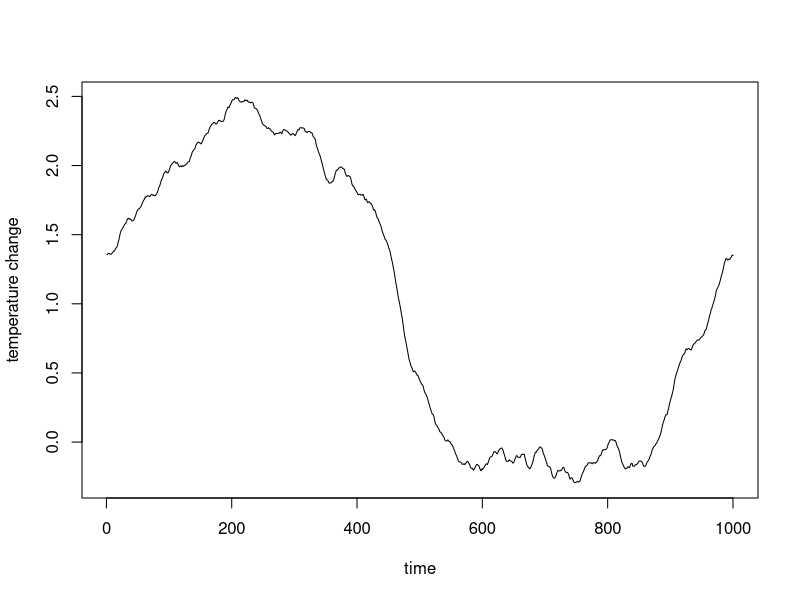
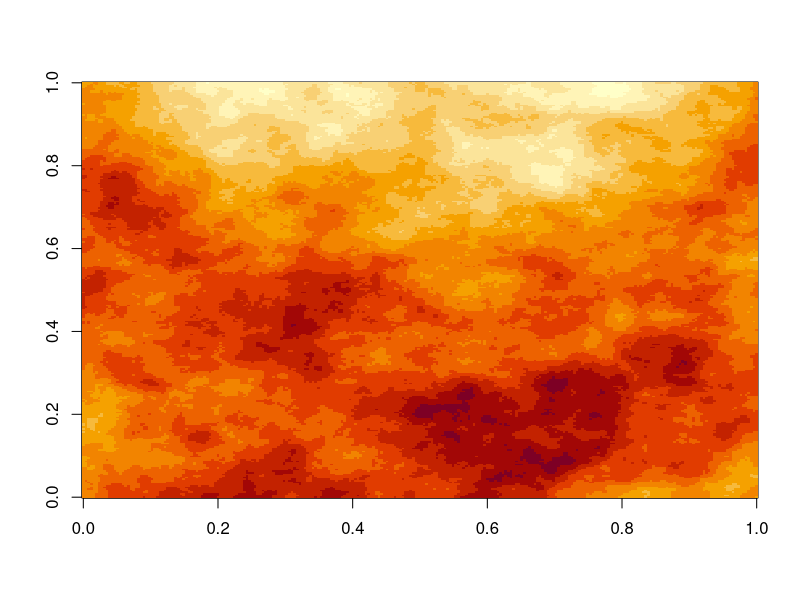
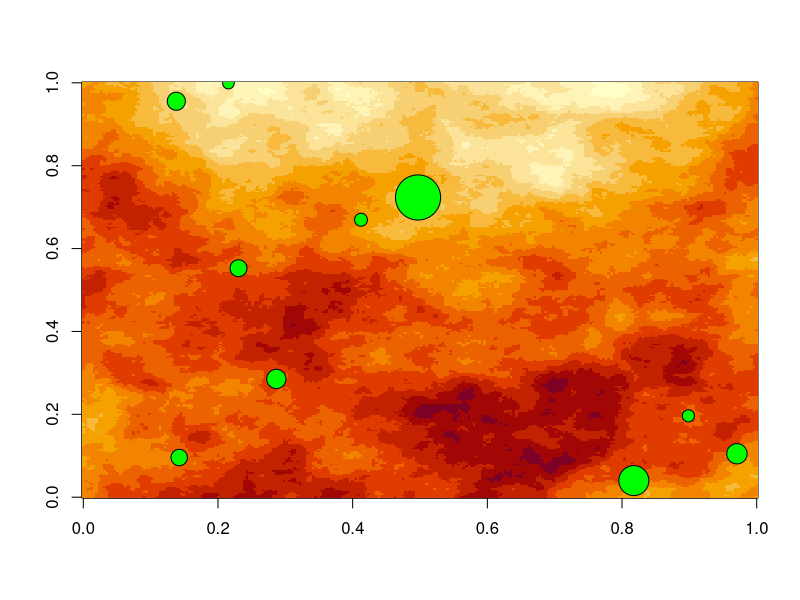
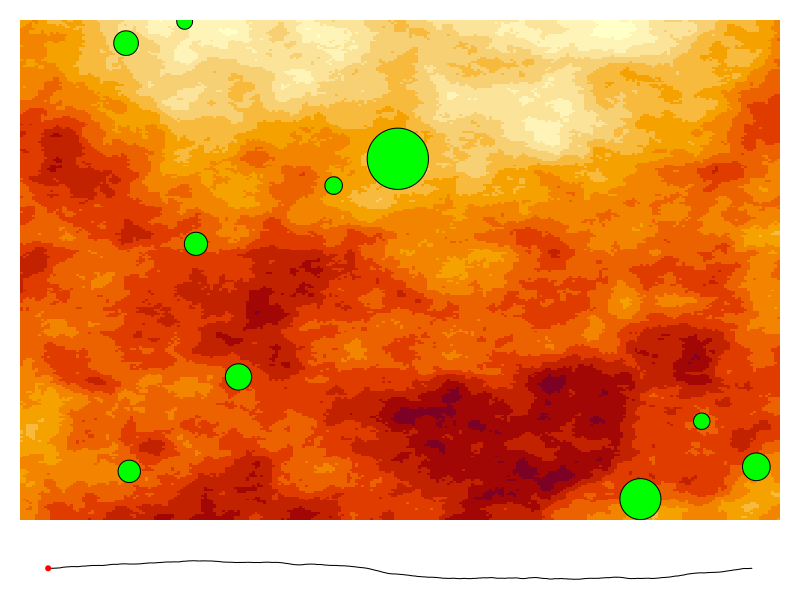
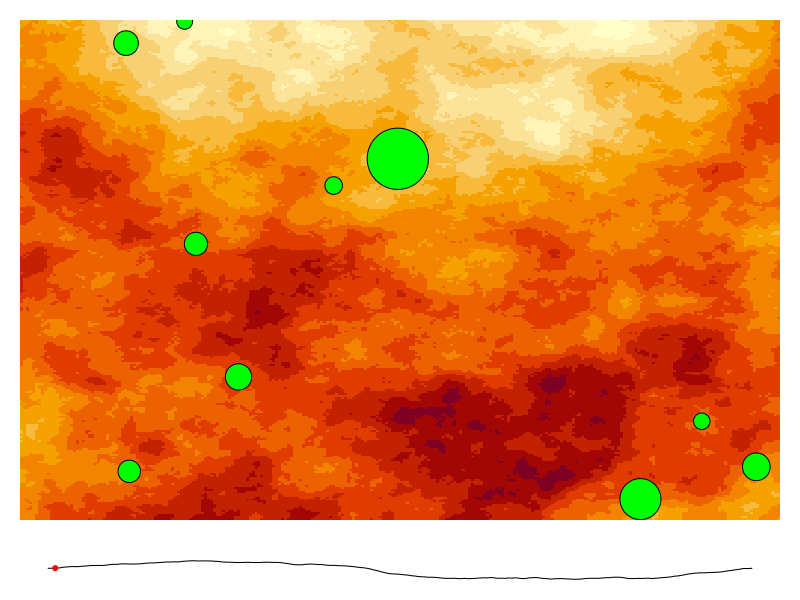
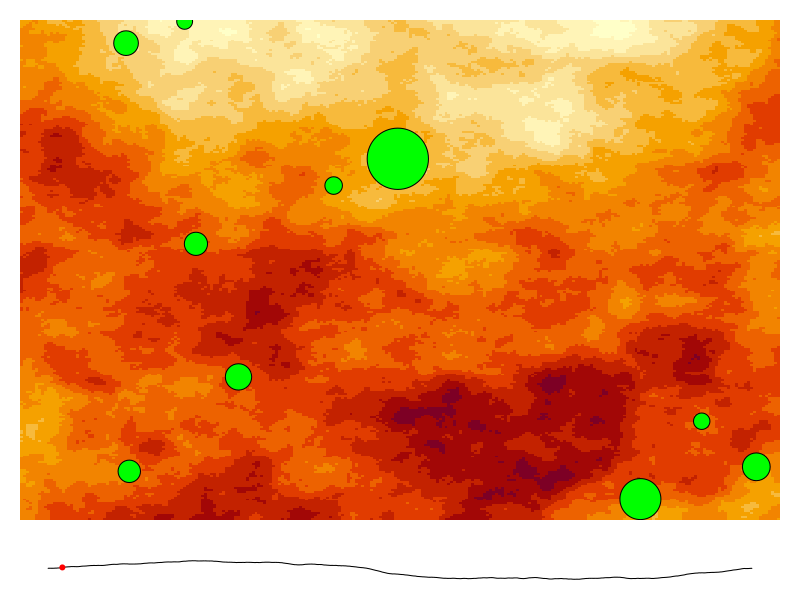
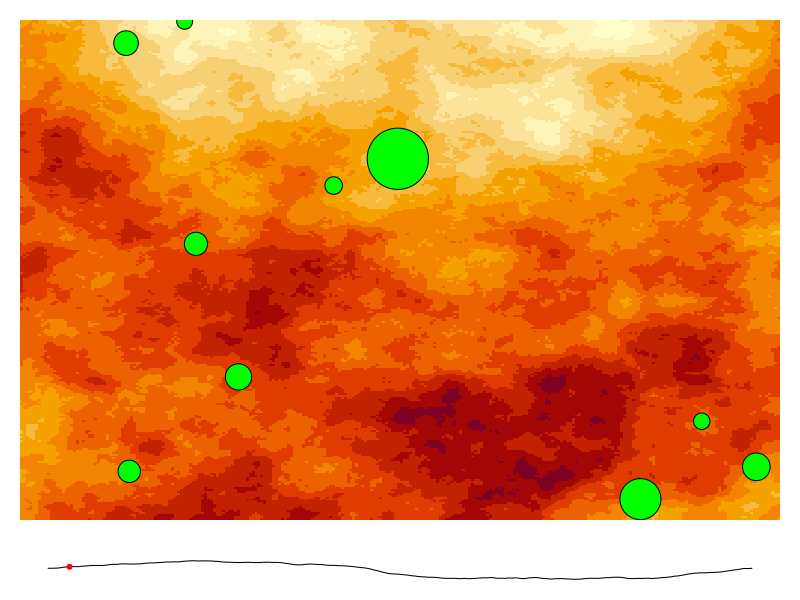
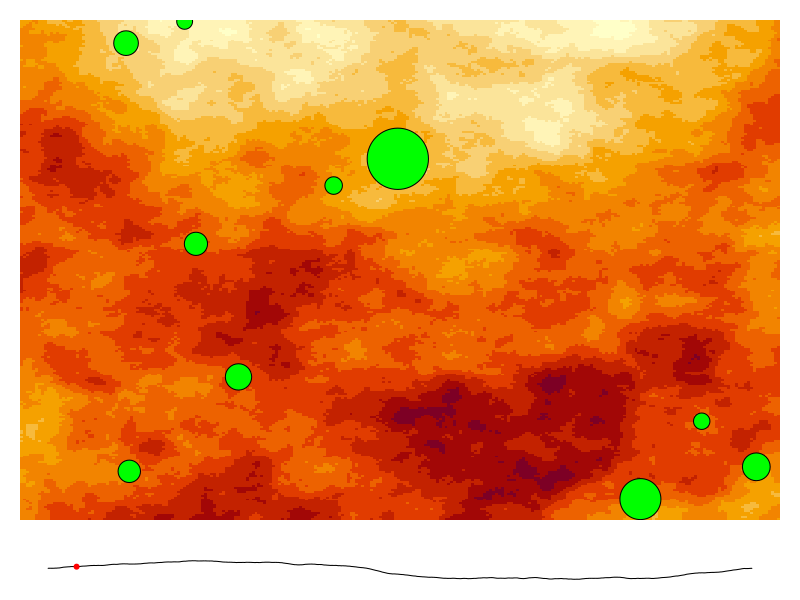

Source code (R) for these figures, in order:
## ---- chunk 1

#' From tuneR package (implemented in the file Waveforms.R in tuneR source)
#'
#' Based on Timmer and Koening 1995: https://ui.adsabs.harvard.edu/abs/1995A\%26A...300..707T/abstract
#'
#' @param alpha: the slope of the power distribution (called omega in whitehead)
#' @param N: the length of the timeserie to generate
#' @export
TK95 <- function(N, alpha = 1){ 
    f <- seq(from=0, to=pi, length.out=(N/2+1))[-c(1,(N/2+1))] # Fourier frequencies
    f_ <- 1 / f^alpha # Power law
    RW <- sqrt(0.5*f_) * rnorm(N/2-1) # for the real part
    IW <- sqrt(0.5*f_) * rnorm(N/2-1) # for the imaginary part
    fR <- complex(real = c(rnorm(1), RW, rnorm(1), RW[(N/2-1):1]), 
                  imaginary = c(0, IW, 0, -IW[(N/2-1):1]), length.out=N)
     # Those complex numbers that are to be back transformed for Fourier Frequencies 0, 2pi/N, 2*2pi/N, ..., pi, ..., 2pi-1/N 
     # Choose in a way that frequencies are complex-conjugated and symmetric around pi 
     # 0 and pi do not need an imaginary part
    reihe <- fft(fR, inverse=TRUE) # go back into time domain
    return(Re(reihe)) # imaginary part is 0
}

#return spectrum of a timeserie
#' @export
getSpectrum <- function(x){
	N <- length(x)
    pw=8
	M <- 2^pw # zero-pad total length
    while(M<N){
        pw=pw+1
        M <- 2^pw
    }
	freq <- seq(0, 0.5, by = 1/M)
	x.zp <- c(x, rep(0, M-N))
	S.pgram <- (1/N)*abs(fft(x.zp)[1:(M/2+1)])^2
    S.pgram
}

#' Environment generator
#'
#' return a list of opitmum as a "1/f-noise" of N steps with sd = delta and the slope of it's spectrum decompoistion = -omega + possibility to increase the mean of the environment at a rate vt (in wich case the slop may not be -omega)
#'
#' @param omega the slope of the power distribution (called omega in whitehead)
#' @param delta the standard deviation of the global environmental fluctuation 
#' @param N the length of the timeserie to generate
#' @param vt if not NULL, the  mean of the optimum increase at a rate vt  
#' @return a list of N optima theta
#' @export
environment <- function(N,omega,delta,vt=NULL){
    ts=TK95(N,omega)
    ts=delta*ts/sd(ts)
    if(!is.null(vt))ts = ts + vt*1:N
    return(ts)
}

# white noise
#' @export
gauss <- function(N,mean,delta,v){
    sapply(1:N,function(t)rnorm(1,mean*v,delta))
}


## ---- chunk 2
tstep=1000
faketemp=environment(tstep,omega=3,delta=1)+1
plot(faketemp,type="l",ylab="temperature change",xlab="time")   
## ---- chunk 3
perlin_noise <- function( 
  n = 5,   m = 7,    # Size of the grid for the vector field
  N = 100, M = 100   # Dimension of the image
) {
  # For each point on this n*m grid, choose a unit 1 vector
  vector_field <- apply(
    array( rnorm( 2 * n * m ), dim = c(2,n,m) ),
    2:3,
    function(u) u / sqrt(sum(u^2))
  )
  f <- function(x,y) {
    # Find the grid cell in which the point (x,y) is
    i <- floor(x)
    j <- floor(y)
    stopifnot( i >= 1 || j >= 1 || i < n || j < m )
    # The 4 vectors, from the vector field, at the vertices of the square
    v1 <- vector_field[,i,j]
    v2 <- vector_field[,i+1,j]
    v3 <- vector_field[,i,j+1]
    v4 <- vector_field[,i+1,j+1]
    # Vectors from the point to the vertices
    u1 <- c(x,y) - c(i,j)
    u2 <- c(x,y) - c(i+1,j)
    u3 <- c(x,y) - c(i,j+1)
    u4 <- c(x,y) - c(i+1,j+1)
    # Scalar products
    a1 <- sum( v1 * u1 )
    a2 <- sum( v2 * u2 )
    a3 <- sum( v3 * u3 )
    a4 <- sum( v4 * u4 )
    # Weighted average of the scalar products
    s <- function(p) 3 * p^2 - 2 * p^3
    p <- s( x - i )
    q <- s( y - j )
    b1 <- (1-p)*a1 + p*a2
    b2 <- (1-p)*a3 + p*a4
    (1-q) * b1 + q * b2
  }
  xs <- seq(from = 1, to = n, length = N+1)[-(N+1)]
  ys <- seq(from = 1, to = m, length = M+1)[-(M+1)]
  outer( xs, ys, Vectorize(f) )
}


a <- .6
k <- 8
m <- perlin_noise(2,2,2^k,2^k)
for( i in 2:k )
  m <- m + a^i * perlin_noise(2^i,2^i,2^k,2^k)
image(m)
## ---- chunk 4
n=10
lat=runif(n)
lon=runif(n)
size=rexp(n)

image(m)
points(lon,lat,bg="green",pch=21,cex=size+1)
## ---- chunk 5

par(mar=c(1,1,1,1))
for(i in seq(1,tstep,length.out=100)){
	layout(matrix(1:2,nrow=2,ncol=1),heights=c(.9,.1))
	image(m,ann=F,axes=F)
	nsize=size*faketemp[i]+size
	points(lon,lat,bg="green",pch=21,cex=(size+1)*faketemp)
	plot(faketemp,type="l",ann=F,axes=F)
	points(i,faketemp[i],col="red",pch=20)
}
